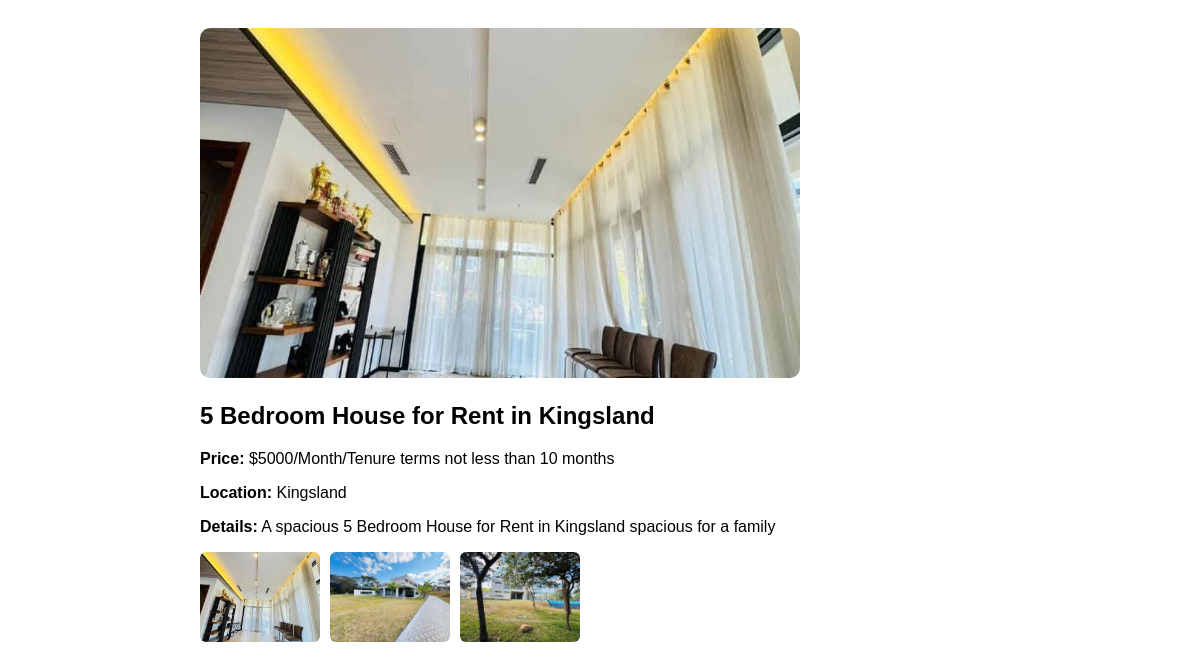
/property/12, run on the app's committed database.
### tables this page shows
CREATE TABLE properties (
    id INTEGER PRIMARY KEY AUTOINCREMENT,
    title TEXT,
    price TEXT,
    location TEXT,
    description TEXT,
    image TEXT,
    property_type TEXT
);

### app.py (the view)
@app.route("/property/<int:id>")
def property_detail(id):
    conn = sqlite3.connect("database.db")
    cursor = conn.cursor()
    cursor.execute("SELECT * FROM properties WHERE id = ?", (id,))
    property = cursor.fetchone()
    conn.close()
    if property is None:
        return "Property not found"
    if property[5]:
        images = [img.strip() for img in property[5].split(",")]
    else:
        images = []
    return render_template("property.html", property=property, images=images)

### templates/property.html (shortened to what this page needs)
<!DOCTYPE html>
<html lang="en">
<head>
</head>
<body>
<div class="container">
    <img id="mainImage"
         src="{{ url_for('static', filename='images/' + images[0]) }}"
         class="main-image">
    <h2>{{ property[1] }}</h2>
    <p><strong>Price:</strong> {{ property[2] }}</p>
    <p><strong>Location:</strong> {{ property[3] }}</p>
    <p><strong>Details:</strong> {{ property[4] }}</p>
    <div class="gallery">
        {% for img in images %}
            <img src="{{ url_for('static', filename='images/' + img) }}"
                 class="thumb"
                 onclick="changeImage(this)">
        {% endfor %}
    </div>
</div>
</body>
</html>

### templates/property.html (style rules this page uses)
body { font-family: Arial, sans-serif; padding: 20px; }
.main-image { width: 100%; max-width: 600px; height: 350px; object-fit: cover; border-radius: 10px; }
.gallery { display: flex; gap: 10px; margin-top: 15px; }
.thumb { width: 120px; height: 90px; object-fit: cover; border-radius: 6px; cursor: pointer; }
.container { max-width: 800px; margin: auto; }

### data on the page
properties: title "5 Bedroom House for Rent in Kingsland", price "$5000/Month/Tenure terms not less than 10 months", location "Kingsland", description "A spacious 5 Bedroom House for Rent in Kingsland spacious for a family"
